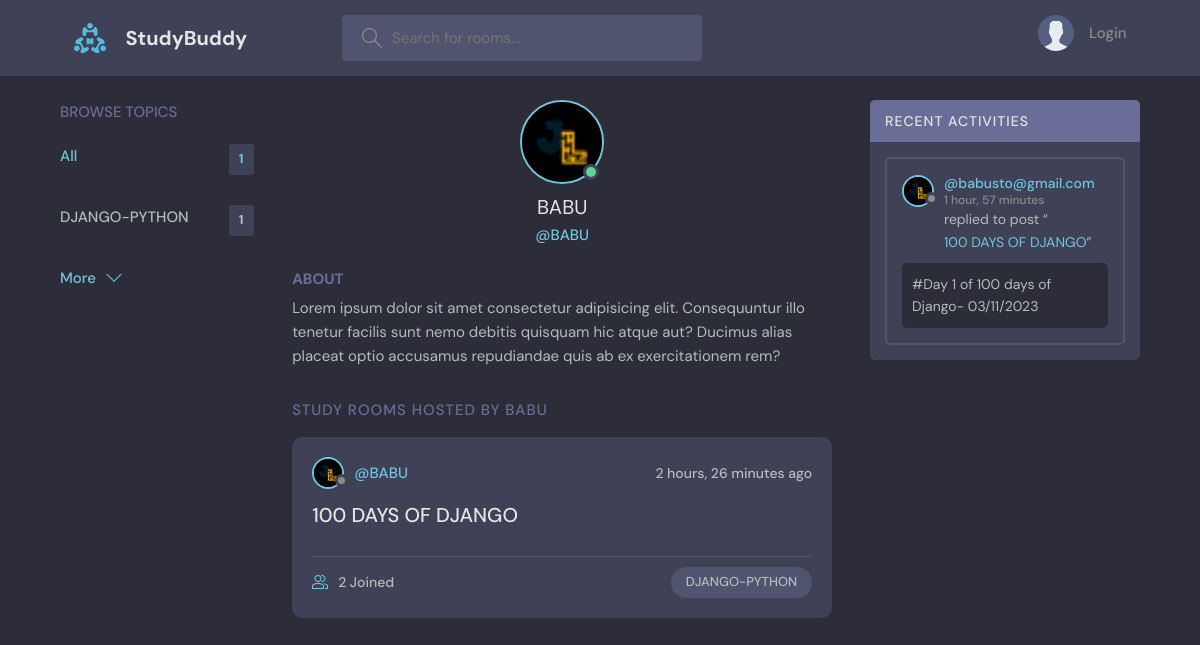
Page /profile/1/ on the committed database.
### base/models.py (models this page shows, shortened)
class Topic(models.Model):
    name=models.CharField(max_length=200)

class User(AbstractUser):
    name = models.CharField(max_length=200, null=True)
    email = models.EmailField(unique=True, null=True)
    bio = models.TextField(null=True)
    avatar= models.ImageField(null=True, default="avatar.svg")
    USERNAME_FIELD = 'email'
    REQUIRED_FIELDS = []

class Room(models.Model):
    host= models.ForeignKey(User, on_delete=models.SET_NULL, null=True)
    topic=  models.ForeignKey(Topic, on_delete=models.SET_NULL, null=True)
    name= models.CharField(max_length=200)
    description =models.TextField(null=True, blank=True)
    participants = models.ManyToManyField(User, related_name='participantss', blank=True)
    updated = models.DateTimeField(auto_now=True)
    created = models.DateTimeField(auto_now_add=True)
    class Meta:
         ordering = ['-updated', '-created']
    def __str__(self):
        return self.name

class Message(models.Model):
        user= models.ForeignKey(User, on_delete=models.CASCADE)
        room = models.ForeignKey(Room, on_delete=models.CASCADE)
        body = models.TextField()
        updated = models.DateTimeField(auto_now=True)
        created = models.DateTimeField(auto_now_add=True)
        class Meta:
            ordering = ['-updated', '-created']

### base/views.py (the view)
# urls.py: path('profile/<str:pk>/',views.userProfile, name="user-profile"),
def userProfile(request, pk):
    user = User.objects.get(id=pk)
    rooms = user.room_set.all()
    room_messages = user.message_set.all()
    topics = Topic.objects.all()
    context = {'user': user, 'rooms': rooms, 'room_messages': room_messages, 'topics': topics}
    return render(request, 'base/profile.html', context)

### base/templates/base/profile.html (shortened to what this page needs)
{% extends 'main.html' %}
{% block content %}
  <main class="profile-page layout layout--3">
    <div class="container">
      {% include 'base/topics_component.html' %}
      <div class="roomList">
        <div class="profile">
          <div class="profile__avatar">
            <div class="avatar avatar--large active">
              <img src="{{user.avatar.url}}" />
            </div>
          </div>
          <div class="profile__info">
            <h3>{{user.username}}</h3>
            <p>@{{user.username}}</p>
          </div>
          <div class="profile__about">
            <h3>About</h3>
            <p>
              Lorem ipsum dolor sit amet consectetur adipisicing elit. Consequuntur illo tenetur
              facilis sunt nemo debitis quisquam hic atque aut? Ducimus alias placeat optio
              accusamus repudiandae quis ab ex exercitationem rem?
            </p>
          </div>
        </div>
        <div class="roomList__header">
          <div>
            <h2>Study Rooms Hosted by {{user.username}}</a>
            </h2>
          </div>
        </div>
        {% include 'base/feed_component.html' %}
      </div>
      {% include 'base/activity_component.html' %}
    </div>
  </main>
{% endblock content %}

### base/templates/base/topics_component.html
<div class="topics">
    <div class="topics__header">
      <h2>Browse Topics</h2>
    </div>
    <ul class="topics__list">
      <li>
        <a href="{% url 'home' %}" class="active">All <span>{{topics.count}}</span></a>
      </li>
      {% for topic in topics %}
      <li>
        <a href="{% url 'home' %}?q={{topic.name}}">{{topic.name}} <span>{{topic.room_set.all.count}}</span></a>
       {% endfor %}
      </li>
    </ul>
    <a class="btn btn--link" href="{% url 'topics' %}">
      More
      <svg version="1.1" xmlns="http://www.w3.org/2000/svg" width="32" height="32" viewBox="0 0 32 32">
        <title>chevron-down</title>
        <path d="M16 21l-13-13h-3l16 16 16-16h-3l-13 13z"></path>
      </svg>
    </a>
  </div>

### base/templates/base/feed_component.html (shortened to what this page needs)
{% for room in rooms%}
<div class="roomListRoom">
    <div class="roomListRoom__header">
      <a href="{% url 'user-profile' room.host.id %}" class="roomListRoom__author">
        <div class="avatar avatar--small">
          <img src="{{room.host.avatar.url}}" />
        </div>
        <span>@{{room.host.username}}</span>
      </a>
      <div class="roomListRoom__actions">
        <span>{{room.created|timesince}} ago</span>
      </div>
    </div>
    <div class="roomListRoom__content">
      <a href="{% url 'room' room.id %}">{{room.name}}</a>
    </div>
    <div class="roomListRoom__meta">
      <a href="{% url 'room' room.id %}" class="roomListRoom__joined">
        {{room.participants.all.count}} Joined
      </a>
      <p class="roomListRoom__topic">{{room.topic.name}}</p>
    </div>
  </div>
{% endfor%}

### base/templates/base/activity_component.html (shortened to what this page needs)
<div class="activities">
    <div class="activities__header">
      <h2>Recent Activities</h2>
    </div>
    {% for message in room_messages %}
    <div class="activities__box">
      <div class="activities__boxHeader roomListRoom__header">
        <a href="{% url 'user-profile' message.user.id %}" class="roomListRoom__author">
          <div class="avatar avatar--small">
            <img src="{{message.user.avatar.url}}" />
          </div>
          <p>
            @{{message.user}}
            <span>{{message.created|timesince}}</span>
          </p>
        </a>
      </div>
      <div class="activities__boxContent">
        <p>replied to post “<a href="{% url 'room' message.room.id %}">{{message.room}}</a>”</p>
        <div class="activities__boxRoomContent">
            {{message.body}}
        </div>
      </div>
    </div>
    {% endfor %}
  </div>

### rows in the picture
Topic: name "DJANGO-PYTHON", room_set.all.count "1"
User: avatar (picture), username "BABU"
Room: host.avatar (picture), host.username "BABU", created "2 hours, 26 minutes", name "100 DAYS OF DJANGO", participants.all.count "2", topic.name "DJANGO-PYTHON"
Message: user.avatar (picture), user "babusto@gmail.com", created "1 hour, 57 minutes", room "100 DAYS OF DJANGO", body "#Day 1 of 100 days of Django- 03/11/2023"

### other values in the picture
{{ topics.count }} "1"
